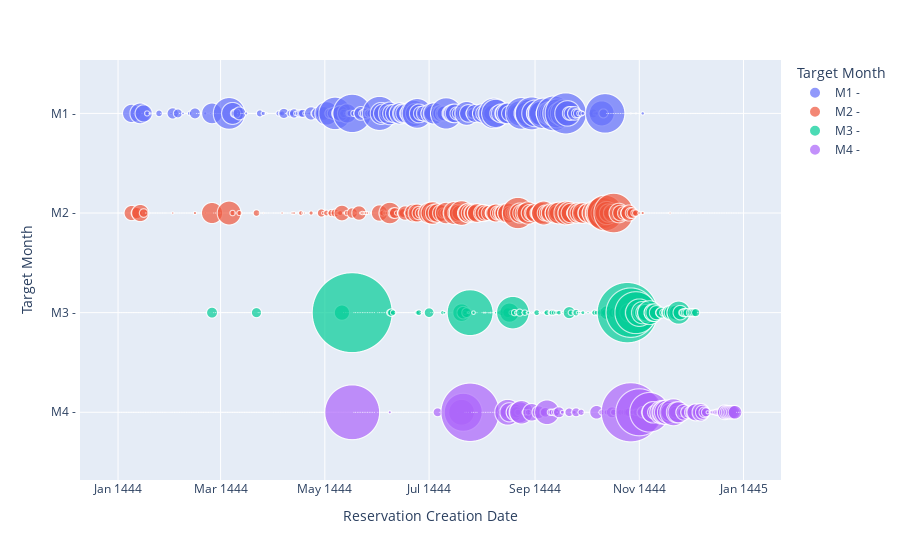

Write notebook code for a chart like this one.
### Markdown cell above
Bubble chart

### Code cell
import plotly.express as px

fig = px.scatter(df42, x="Reservation Creation Date", y='Target Month',
	         size="#Rooms", color='Target Month',
                 hover_name='Target Month', log_x=False, size_max=80)
fig.show()

### Figure 1 — Plotly figure (JSON) as saved in the notebook; plotly's stock layout.template omitted (floating-point values rounded to 4 significant figures; data arrays with more than 128 entries replaced by an {"elided": "..."} marker saying what was removed)
{"data": [{"hovertemplate": "<b>%{hovertext}</b><br><br>Target Month=%{y}<br>Reservation Creation Date=%{x}<br>#Rooms=%{marker.size}<extra></extra>", "hovertext": {"elided": "354 str values"}, "legendgroup": "M1 - ", "marker": {"color": "#636efa", "size": {"elided": "354 int values"}, "sizemode": "area", "sizeref": 3.355, "symbol": "circle"}, "mode": "markers", "name": "M1 - ", "showlegend": true, "type": "scattergl", "x": {"elided": "354 str values"}, "xaxis": "x", "y": {"elided": "354 str values"}, "yaxis": "y"}, {"hovertemplate": "<b>%{hovertext}</b><br><br>Target Month=%{y}<br>Reservation Creation Date=%{x}<br>#Rooms=%{marker.size}<extra></extra>", "hovertext": {"elided": "354 str values"}, "legendgroup": "M2 - ", "marker": {"color": "#EF553B", "size": {"elided": "354 int values"}, "sizemode": "area", "sizeref": 3.355, "symbol": "circle"}, "mode": "markers", "name": "M2 - ", "showlegend": true, "type": "scattergl", "x": {"elided": "354 str values"}, "xaxis": "x", "y": {"elided": "354 str values"}, "yaxis": "y"}, {"hovertemplate": "<b>%{hovertext}</b><br><br>Target Month=%{y}<br>Reservation Creation Date=%{x}<br>#Rooms=%{marker.size}<extra></extra>", "hovertext": {"elided": "354 str values"}, "legendgroup": "M3 - ", "marker": {"color": "#00cc96", "size": {"elided": "354 int values"}, "sizemode": "area", "sizeref": 3.355, "symbol": "circle"}, "mode": "markers", "name": "M3 - ", "showlegend": true, "type": "scattergl", "x": {"elided": "354 str values"}, "xaxis": "x", "y": {"elided": "354 str values"}, "yaxis": "y"}, {"hovertemplate": "<b>%{hovertext}</b><br><br>Target Month=%{y}<br>Reservation Creation Date=%{x}<br>#Rooms=%{marker.size}<extra></extra>", "hovertext": {"elided": "354 str values"}, "legendgroup": "M4 - ", "marker": {"color": "#ab63fa", "size": {"elided": "354 int values"}, "sizemode": "area", "sizeref": 3.355, "symbol": "circle"}, "mode": "markers", "name": "M4 - ", "showlegend": true, "type": "scattergl", "x": {"elided": "354 str values"}, "xaxis": "x", "y": {"elided": "354 str values"}, "yaxis": "y"}], "layout": {"legend": {"itemsizing": "constant", "title": {"text": "Target Month"}, "tracegroupgap": 0}, "margin": {"t": 60}, "xaxis": {"anchor": "y", "domain": [0, 1], "title": {"text": "Reservation Creation Date"}}, "yaxis": {"anchor": "x", "categoryarray": ["M4 - ", "M3 - ", "M2 - ", "M1 - "], "categoryorder": "array", "domain": [0, 1], "title": {"text": "Target Month"}}}}
